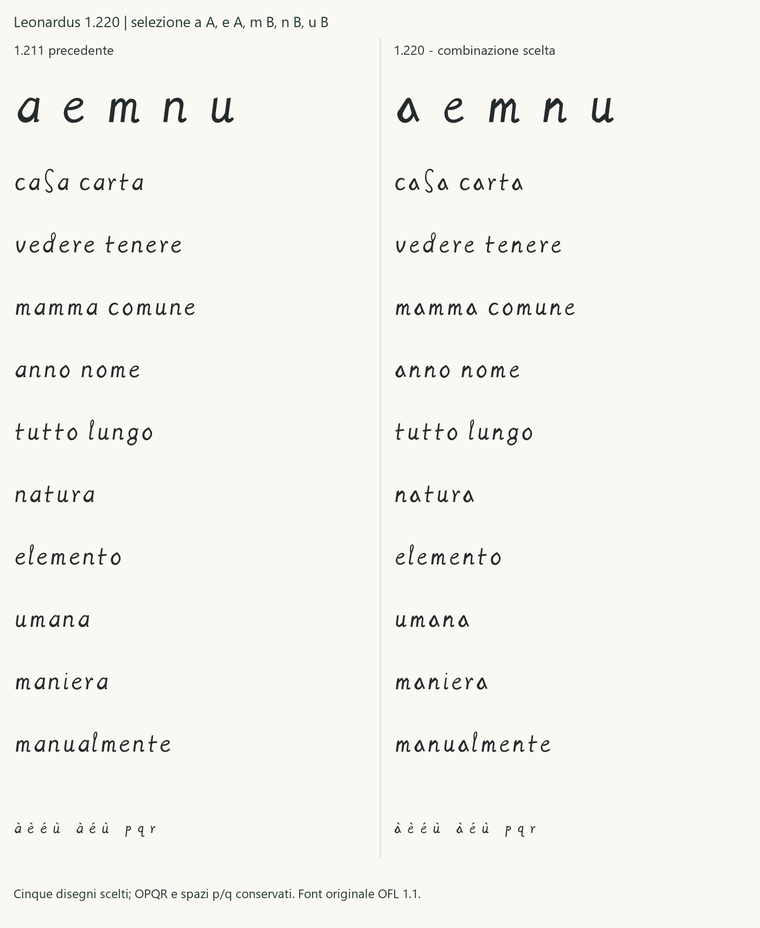
#> input picture specimen/AEMNU-Integration-1.220.png, 760 x 928 px, shrunk from 1400 x 1710 before the run
$ python -i prepare.py   (imports and definitions only)
#> lines starting #> are read from the running program, lines starting #| are printed output that depends on the picture
"""Prepare a locally supplied manuscript scan for manual paleographic annotation.

This step never downloads images or claims automatic character recognition.
Original source must be kept unchanged and licensing tracked separately.
"""
import math
from pathlib import Path
from PIL import Image, ImageOps, ImageEnhance


def assert_distinct_files(src: Path, dst: Path) -> None:
    """Reject an output that names the source, including filesystem aliases."""
    src, dst = Path(src), Path(dst)
    if src.resolve() == dst.resolve() or (
        src.exists() and dst.exists() and src.samefile(dst)
    ):
        raise ValueError("Source and output must be different files; preserve the original")


def prepare_scan(src: Path, dst: Path, mirror: bool = False, contrast: float = 1.4):
#> called with dst = 'out.png', mirror = False, contrast = 1.4
    if not math.isfinite(contrast) or contrast <= 0 or contrast > 10:
        raise ValueError("contrast must be finite, greater than 0 and at most 10")
    src, dst = Path(src), Path(dst)
    assert_distinct_files(src, dst)
    with Image.open(src) as im:
#> im is the input picture: PIL image 760x928 RGB; mean R, G, B 245.5, 243.8, 238
        im = ImageOps.exif_transpose(im).convert("RGB")
        if mirror:
            im = ImageOps.mirror(im)
        im = ImageOps.autocontrast(im, preserve_tone=True)
        im = ImageEnhance.Contrast(im).enhance(contrast)
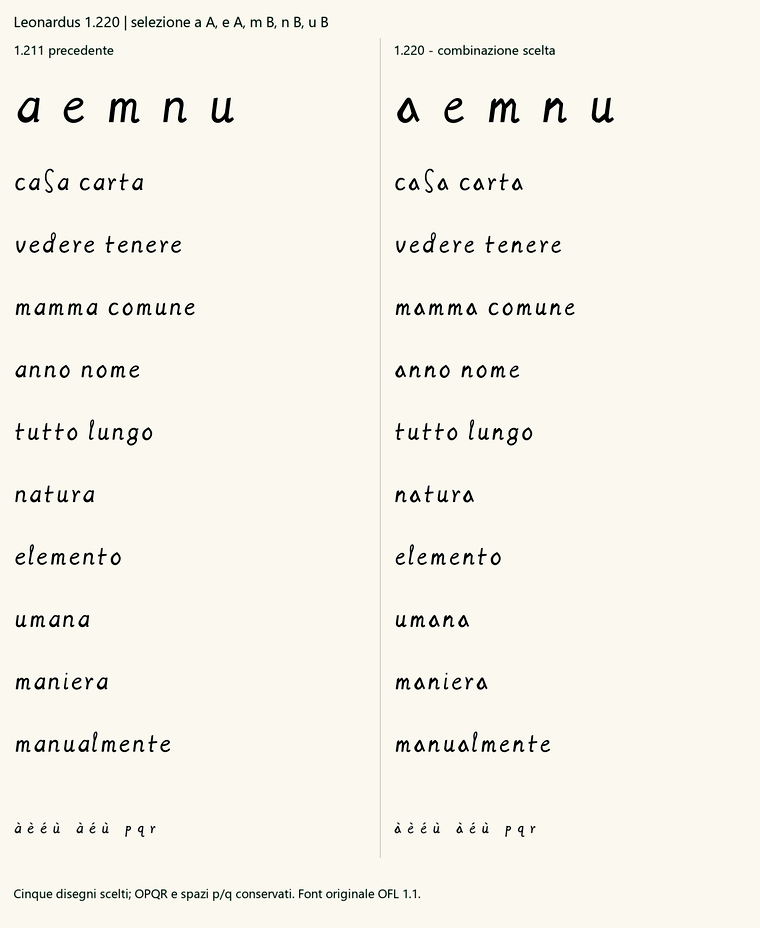
#> im: PIL image 760x928 RGB; mean R, G, B 245.3, 242.5, 234.8
        dst.parent.mkdir(parents=True, exist_ok=True)
        im.save(dst)
    return str(dst)

>>> result = prepare_scan('../../specimen/AEMNU-Integration-1.220.png', 'out.png')

$ run again, on specimen/AEMNU-Study-Words-2026-10-15.png
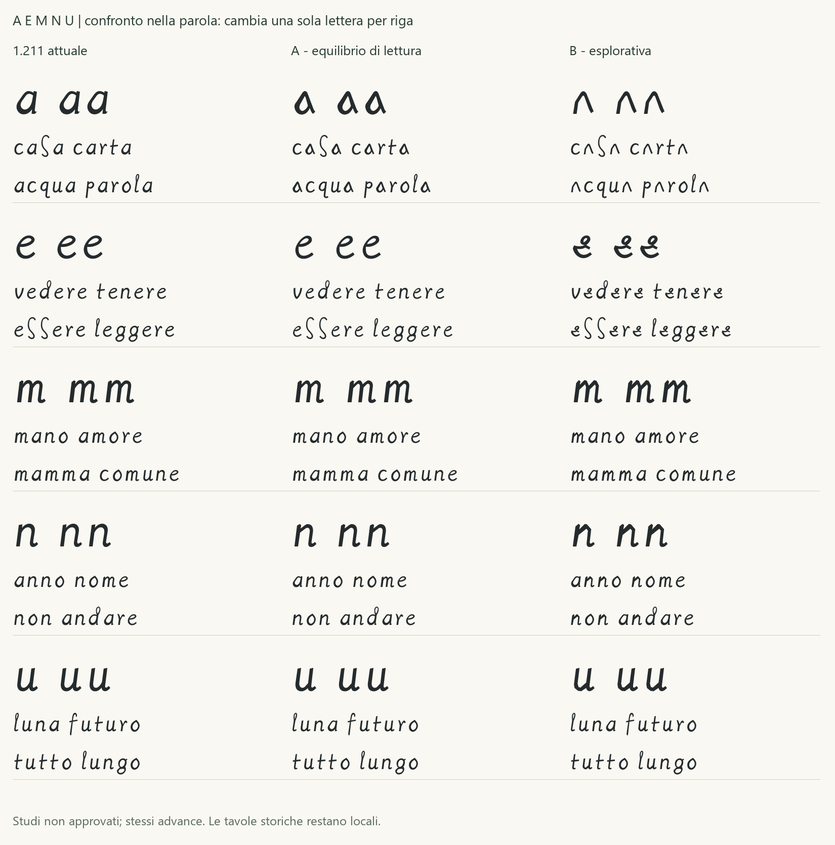
#> input picture specimen/AEMNU-Study-Words-2026-10-15.png, 835 x 845 px, shrunk from 1650 x 1670 before the run
#> in prepare_scan, im is the input picture: PIL image 835x845 RGB; mean R, G, B 242.1, 240.5, 234.8
#> in prepare_scan, `im = ImageEnhance.Contrast(im).enhance(contrast)`:
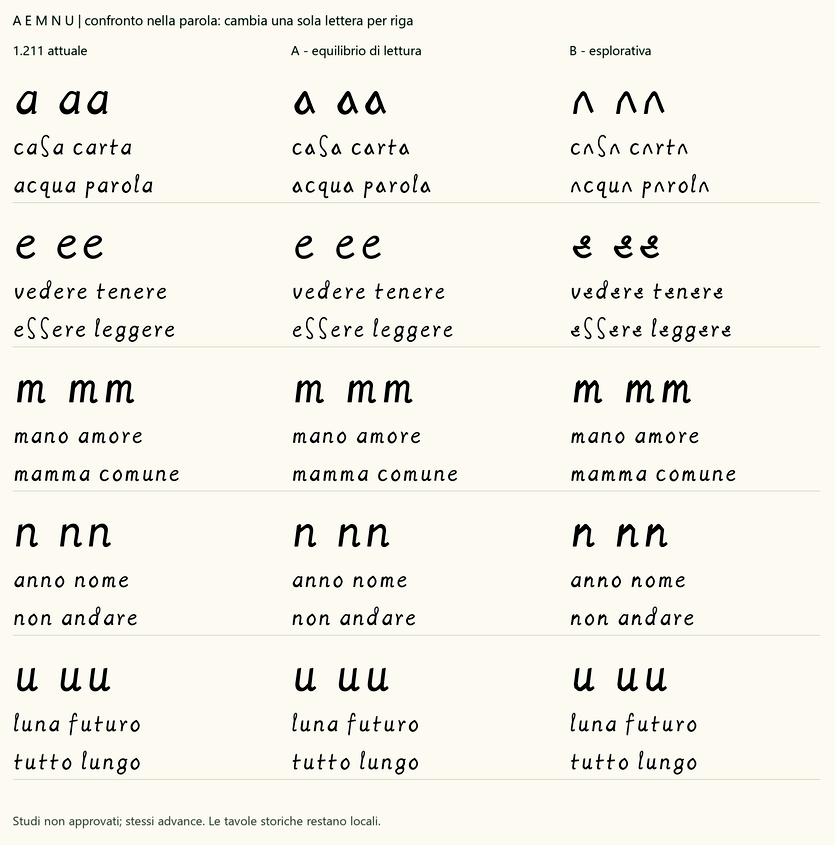
#> im: PIL image 835x845 RGB; mean R, G, B 242.8, 240.3, 231.8

$ run again, on specimen/BFHIOQ-Integration-1.260.png
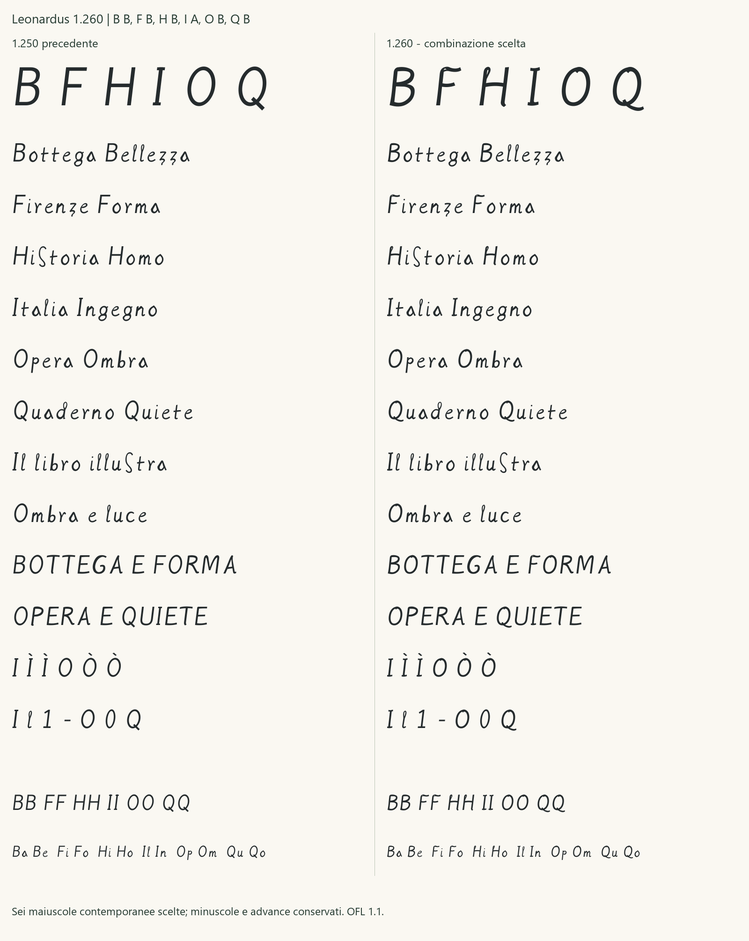
#> input picture specimen/BFHIOQ-Integration-1.260.png, 749 x 941 px, shrunk from 1600 x 2010 before the run
#> in prepare_scan, im is the input picture: PIL image 749x941 RGB; mean R, G, B 243.3, 241.7, 236
#> in prepare_scan, `im = ImageEnhance.Contrast(im).enhance(contrast)`:
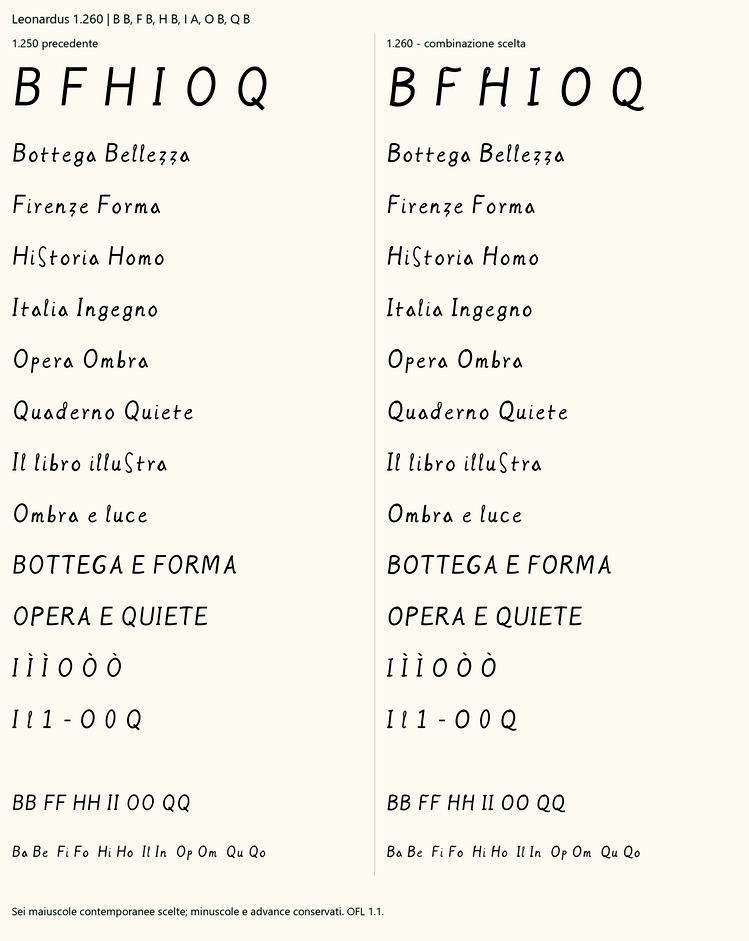
#> im: PIL image 749x941 RGB; mean R, G, B 244.3, 241.7, 234.1
